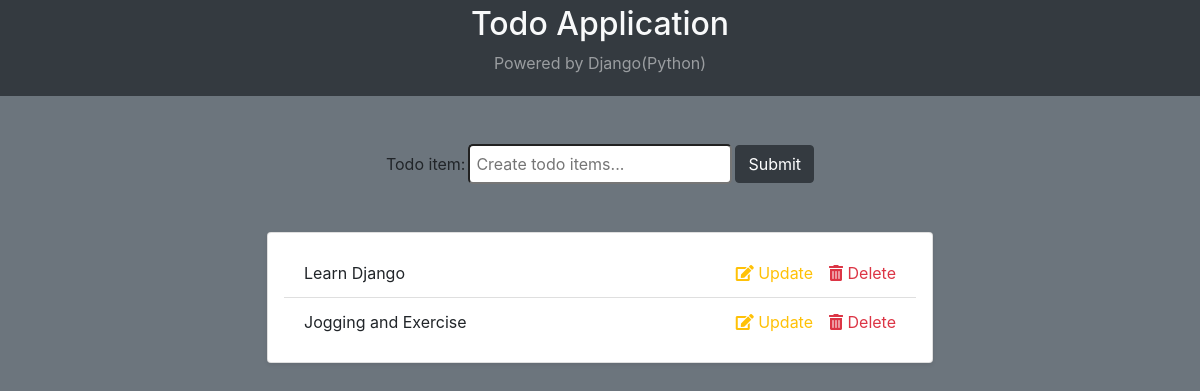
Before: / with the older database file.
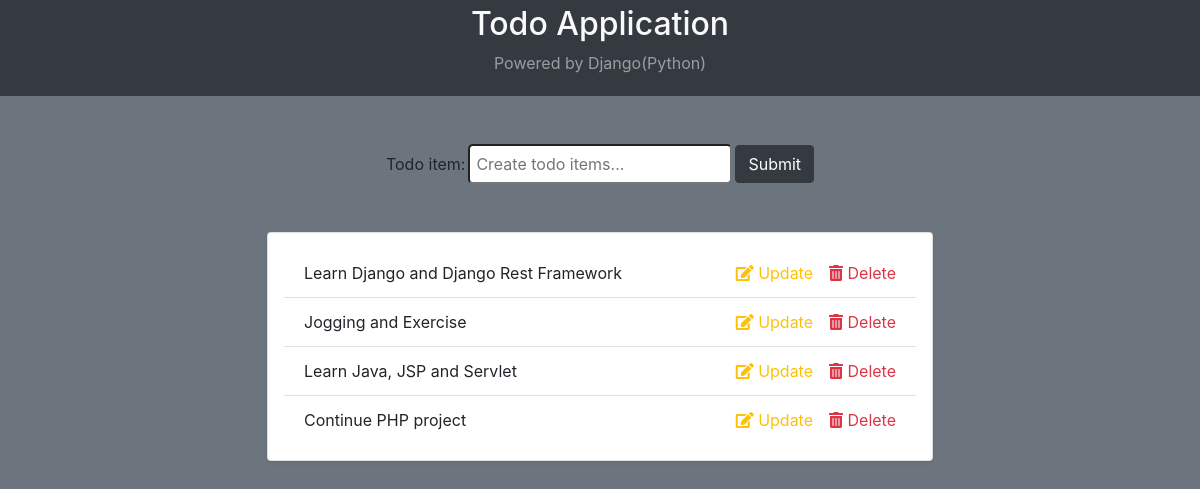
After: the same page with the newer database file.
### todo/models.py (models this page shows, shortened)
class Todo(models.Model):
    Todo_item = models.CharField(max_length = 100)

### todo/views.py (the view)
# urls.py: path('', views.index, name="home"),
def index(request):
    items = Todo.objects.all()
    if request.method == 'POST':
        form = CreateTodo(request.POST)
        if form.is_valid():
            print(form.cleaned_data)
            form.save()
            return redirect('/')
    elif request.method == 'GET':
        form = CreateTodo()
    else:
        form = CreateTodo()
    context = {
        'items':items,
        'form':form,
        }
    return render(request, 'index.html', context)

### todo/forms.py
class CreateTodo(forms.ModelForm):
    class Meta:
        model = Todo
        fields = '__all__'
        widgets = {
            'Todo_item': forms.TextInput(attrs={'placeholder': 'Create todo items...'}),
        }

### todo/templates/index.html (shortened to what this page needs)
  {% extends 'base.html' %}
  {% block content %}
      <div class="container">
        <form method="POST" autocomplete="off" class="my-5">
          <div class="form">
            {{ form }}
          </div>
          <div class="submit-button">
            <button type="submit" class="btn btn-dark">Submit</button>
          </div>
        </form>
        <div class="card shadow-sm p-3 mb-5">
            <ul class="list-group list-group-flush">
            {% for i in items %}
              <li class="list-group-item">
                  {{i.Todo_item}}
                  <a class="float-right text-danger" href="{% url 'home:delete' i.id %}"><i class="fas fa-trash-alt"></i> Delete</a>
                  <a class="float-right text-warning mr-3" href="{% url 'home:update' i.id %}"><i class="fas fa-edit"></i> Update</a>
            </li>
            {% endfor %}
            </ul>
          </div>
        </div>
    {% endblock %}

### todo/templates/base.html (shortened to what this page needs)
<!doctype html>
<html lang="en">
  <head>
    <link rel="stylesheet" href="https://stackpath.bootstrapcdn.com/bootstrap/4.5.2/css/bootstrap.min.css">
    <link rel="stylesheet" href="https://cdnjs.cloudflare.com/ajax/libs/font-awesome/5.14.0/css/all.min.css" />
  </head>
  <body class="bg-secondary">
    <header class="bg-dark">
      <h2 class="text-light text-center">Todo Application</h2>
      <p class="text-white-50 text-center">Powered by Django(Python)</p>
    </header>
{% block content %} {% endblock %}
  </body>
</html>

### todo/templates/base.html (style rules this page uses)
header { padding: 5px 0; }
.card { width: 60%; margin: 30px auto; }
form { display: flex; text-align: center; justify-content: center; align-items: center; }
#id_Todo_item { padding: 6px; border-radius: 5px; margin: 0 3px; }

Changed rows visible on the page:
changed Todo: Todo_item "Learn Django" → "Learn Django and Django Rest Framework"
added Todo: Todo_item "Learn Java, JSP and Servlet"
added Todo: Todo_item "Continue PHP project"
